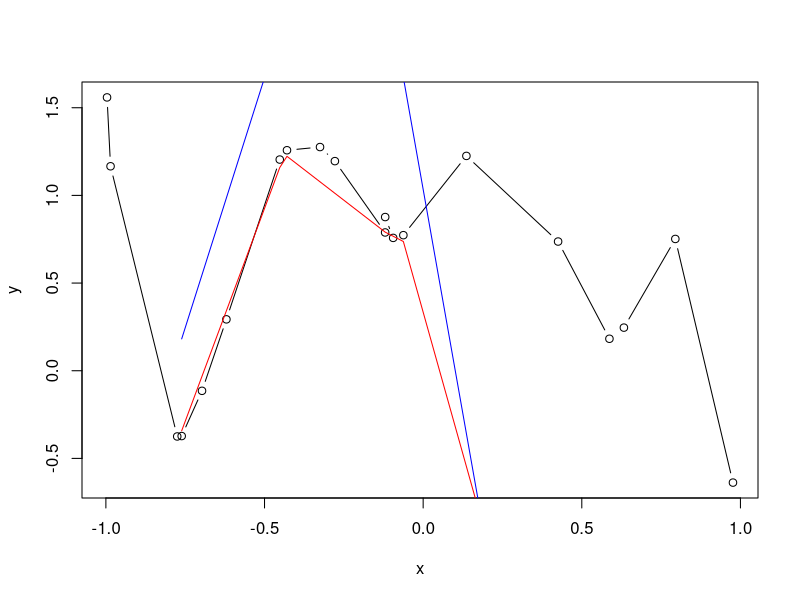
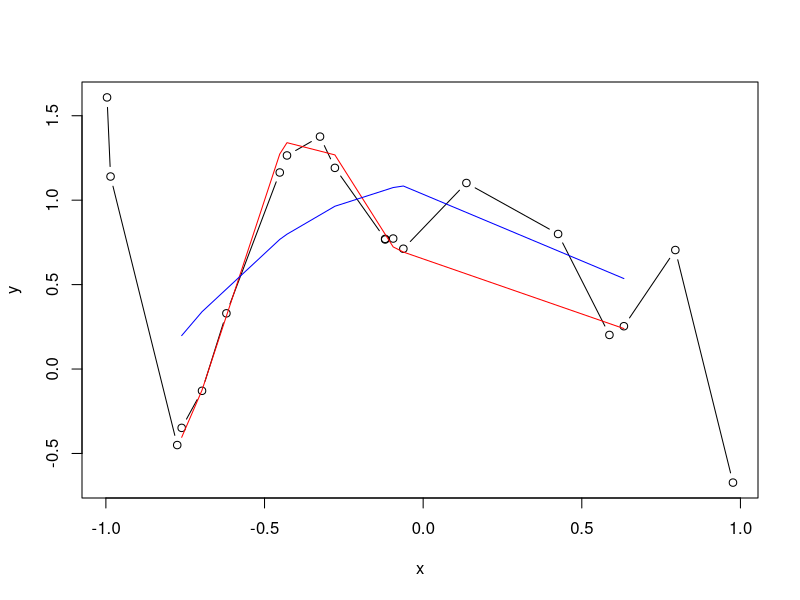
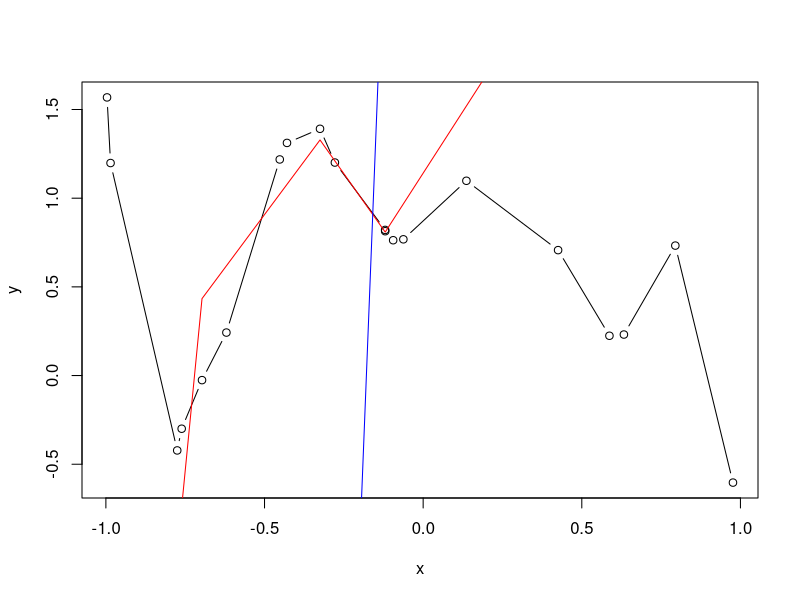
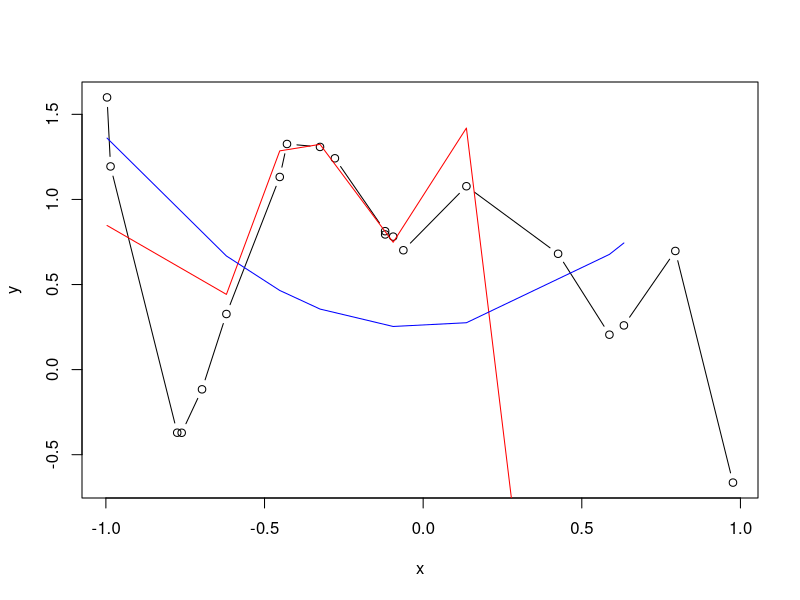
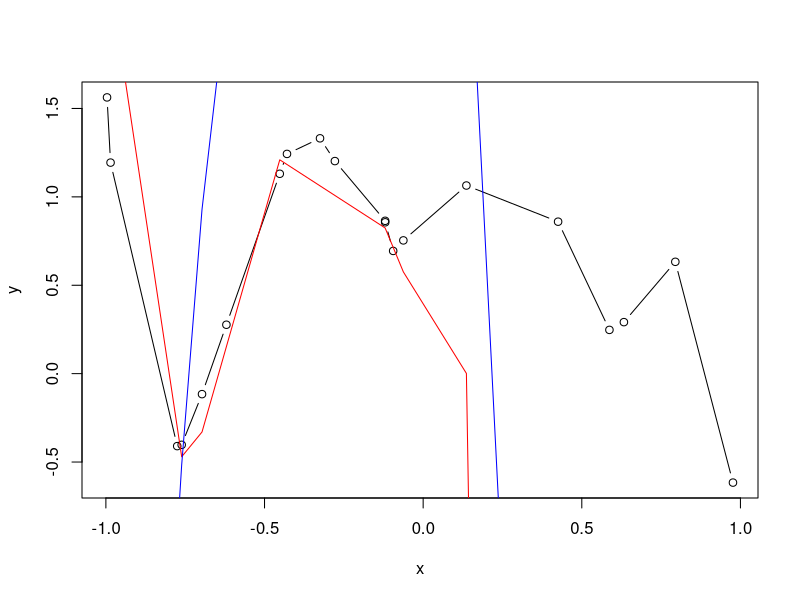
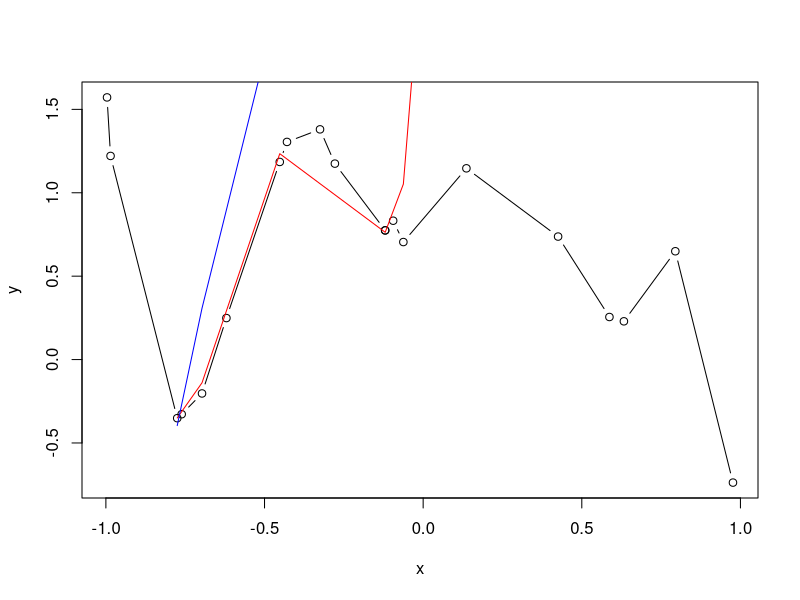
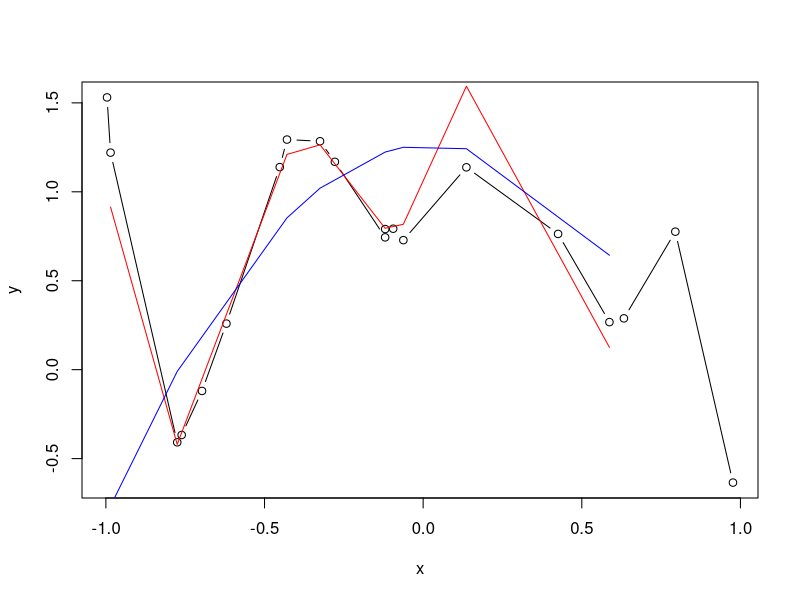
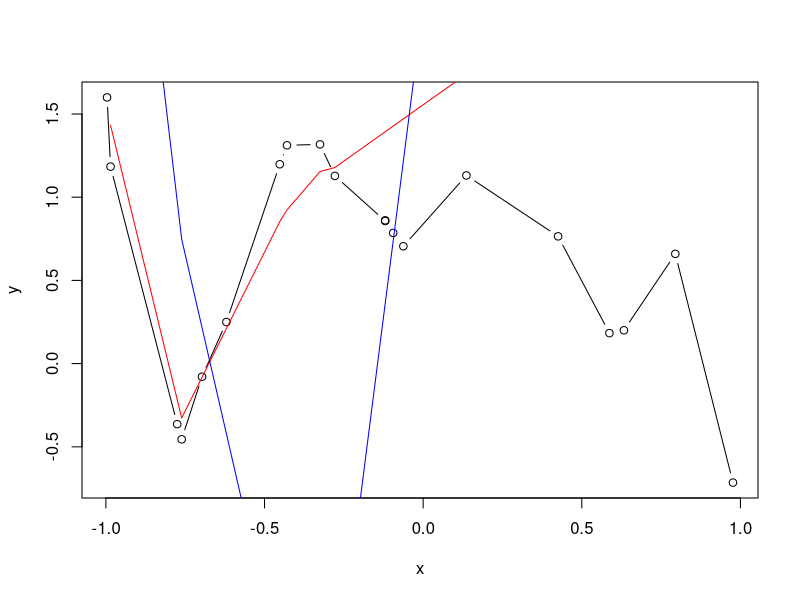

The R script that drew these images, in order: (Note: a time limit stopped this script after it produced the figures.)
#library(orthopolynom)
#library(pracma)

#set.seed(111)


#N = 50*0.6
#Qf = 10
#Q_POLY = 10
#x <- 1:N

#set.seed(111)
#x <- runif(N/0.6, min=-1, max=1)
#x <- x[order(x)]

l <- function(
    x,q,k
    ){
      x**k * choose(q,k) * choose((q+k-1)/2,q)
    }

legendres <- function(
    x,q
    )
    {
    func <- rep(0,length(x))
        for(k in 0:q){
            func <- func + l(x,q,k)
        }
    func <- 2**q * func
    }

generateLegendre <- function(
    x,
    Qf,
    betas
    )
    {
        #betas <- generateUniformValues(Q_f+1)
        func <- rep(0,length(x))
        for(q in 0:Qf){
            func <- func + betas[q+1] * legendres(x, q)#(func / (betas[q] * 2**(q-1)) + l(x,q,q)
        }
        func
    }

#y <- generateLegendre(x, Qf, beta_q)

#train <- sample(x, length(x)*0.6)
#test <- x[!(x %in% train)]

#y <- sapply(y, function(t) t + rnorm(1,0,0.2^2))


#train <- as.data.frame(cbind(train, y[which(x %in% train)]))
#test <- as.data.frame(cbind(test, y[which(x %in% test)]))

#colnames(test) <- c("x", "y")
#colnames(train) <- c("x", "y")


#m <- matrix(0, length(train$x), Q_POLY+1)

L_no_beta <- function( q, k ){
  choose(q, k) *
  choose((q+k-1)/2, q)
}

L_x_no_beta <- function(x,q){
  s <- rep(0, length(x))
  for (k in 0:q){
    s <- s + x^k * L_no_beta( q=q, k=k )
  }
  return (2^q * s)
}

#for (i in 0:Q_POLY){
#  m[,i+1] <- L_x_no_beta(train$x[order(train$x)], i)
#}

#m <- m[,2:ncol(m)]

#model <- lm(train$y ~ m)
#coeffs <- unname(coef(model))
#pred <- generateLegendre(test$x, Q_POLY, coeffs)

#print(sum(pred - test$y)^2)

#plot(x,y, type="b")
#lines(test$x, pred, col='red')



calulateError <- function(del_N, del_sigma, order, Q_POLY=10){
  beta_q <<- runif(order+1, min=-1, max=1)
  d_sizes <- seq(20, 110, del_N)
  s_sizes <- seq(0.2, 1.1, del_sigma)
  row <- 1
  col <- 1
  error_matrix <-  matrix(0, length(d_sizes), length(s_sizes), byrow=T)

  for( size in d_sizes ){
    x <- runif(size, min=-1, max=1)
    x <- x[order(x)]
    col <- 1
    for( sigma in s_sizes ){

      y <- generateLegendre(x, order, beta_q)

      train <- sample(x, length(x)*0.6)
      test <- x[!(x %in% train)]

      y <- sapply(y, function(t) t + rnorm(1,0,sigma^2))

      train <- as.data.frame(cbind(train, y[which(x %in% train)]))
      test <- as.data.frame(cbind(test, y[which(x %in% test)]))

      colnames(test) <- c("x", "y")
      colnames(train) <- c("x", "y")


      m <- matrix(0, length(train$x), Q_POLY+1)
      for (i in 0:Q_POLY){
        m[,i+1] <- L_x_no_beta(train$x[order(train$x)], i)
      }

      m <- m[,2:ncol(m)]

      model <- lm(train$y ~ m)
      coeffs <- unname(coef(model))
      pred <- generateLegendre(test$x, Q_POLY, coeffs)


      m_2 <- matrix(0, length(train$x), 2+1)
      for (i in 0:2){
        m_2[,i+1] <- L_x_no_beta(train$x[order(train$x)], i)
      }

      m_2 <- m[,2:ncol(m)]

      model_2 <- lm(train$y ~ m_2)
      coeffs_2 <- unname(coef(model_2))
      pred_2 <- generateLegendre(test$x, 2, coeffs)

      plot(x,y, type="b")
      lines(test$x, pred, col='red')
      lines(test$x, pred_2, col="blue")

      err_10 <- sum(pred - test$y)^2 / length(pred)
      err_2 <- sum(pred_2 - test$y)^2 / length(pred_2)

      error_matrix[row, col] <- err_10 - err_2
      col <- col + 1
    }
    row <- row + 1
  }
  return(error_matrix)
}

for( i in 1:100) {
  cat(sprintf("%.2f\r", i/100))
  #calulateError(del_N=1, del_sigma=0.01, order=10, Q_POLY=10)
  write.table(calulateError(del_N=1, del_sigma=0.001, order=10, Q_POLY=10), sprintf("matrix_1/matrix%d.csv", i), col.names=FALSE,row.names=FALSE, sep=",")
}
